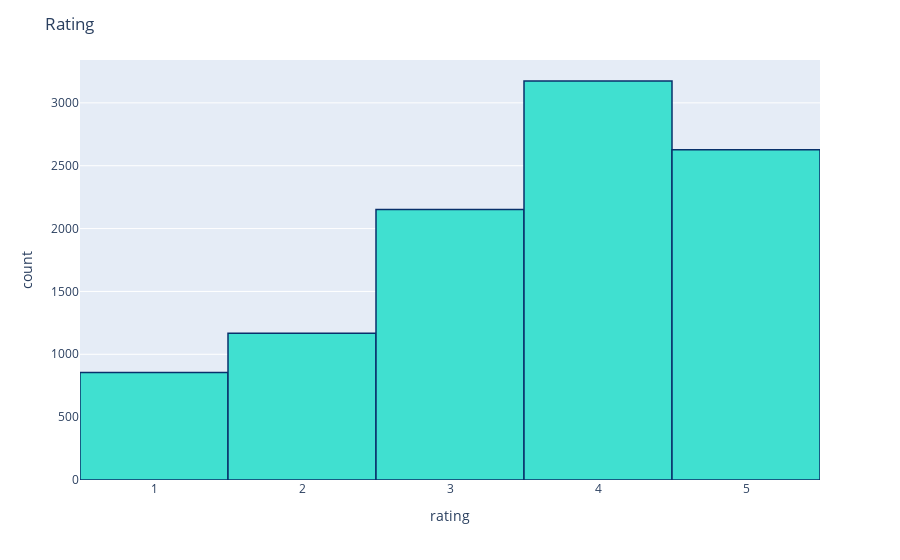

The notebook cell saved with this chart:
### Code cell
fig = px.histogram(comcast_df, x="rating")
fig.update_traces(marker_color="turquoise",marker_line_color='rgb(8,48,107)',
                  marker_line_width=1.5)
fig.update_layout(title_text='Rating')
fig.show()

### Figure 1 — Plotly figure (JSON) as saved in the notebook; plotly's stock layout.template omitted (floating-point values rounded to 4 significant figures; data arrays with more than 128 entries replaced by an {"elided": "..."} marker saying what was removed)
{"data": [{"alignmentgroup": "True", "bingroup": "x", "hovertemplate": "rating=%{x}<br>count=%{y}<extra></extra>", "legendgroup": "", "marker": {"color": "turquoise", "line": {"color": "rgb(8,48,107)", "width": 1.5}, "pattern": {"shape": ""}}, "name": "", "offsetgroup": "", "orientation": "v", "showlegend": false, "type": "histogram", "x": {"elided": "9976 int values"}, "xaxis": "x", "yaxis": "y"}], "layout": {"barmode": "relative", "legend": {"tracegroupgap": 0}, "margin": {"t": 60}, "title": {"text": "Rating"}, "xaxis": {"anchor": "y", "domain": [0, 1], "title": {"text": "rating"}}, "yaxis": {"anchor": "x", "domain": [0, 1], "title": {"text": "count"}}}}
